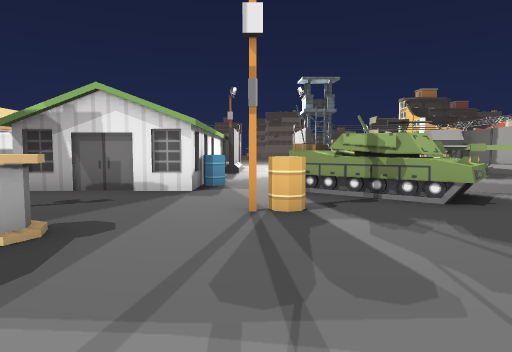
[1] (above)

24 first-person views from a walk through a scene from a Unity 3-D project. The camera is 1.5 m above the floor, tilts 4° down and sees 75° across. The floor is counted in squares, 2 m on a side. Each view is taken from the middle of a square. On the plan, view 1 faces up. The plan holds only what a view shows up to about 11 squares ahead; the rest is blank. The place goes on beyond the plan. Some animated figures are not drawn. Some surface patterns are stand-ins.

[2]
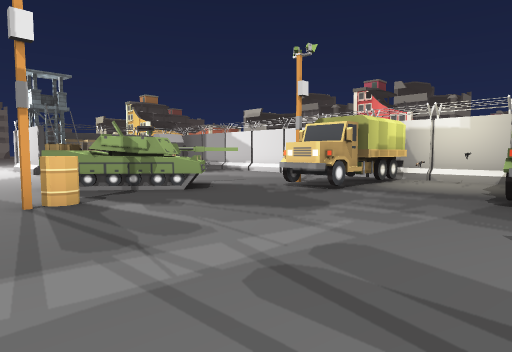

[3]
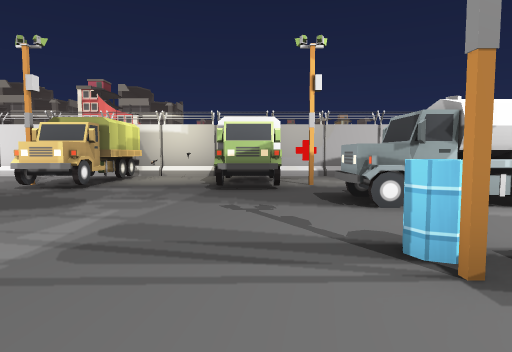

[4]
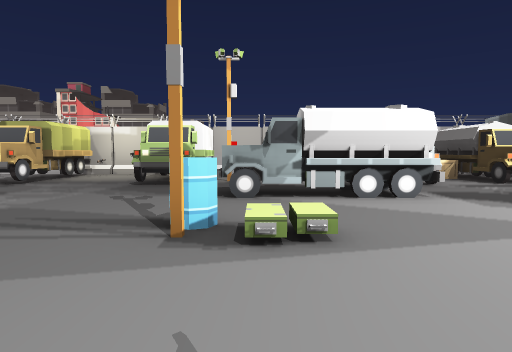

[5]
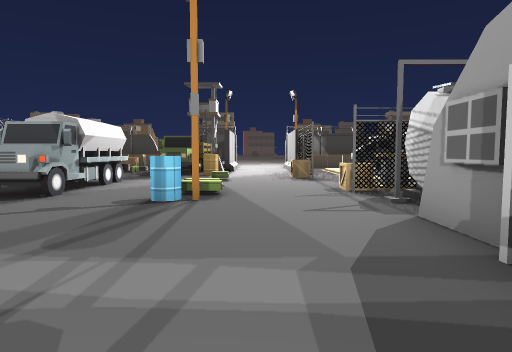

[6]
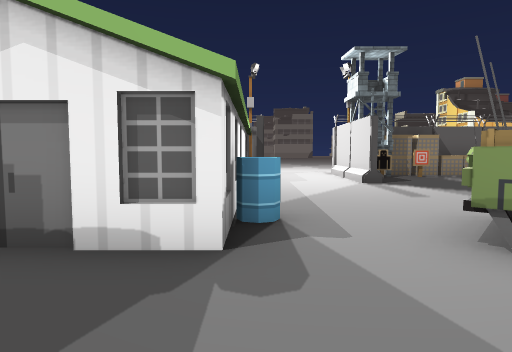

[7]
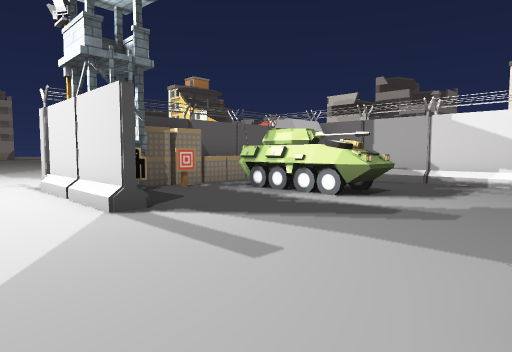

[8]
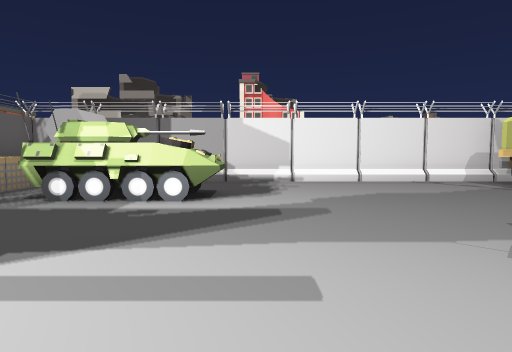

[9]
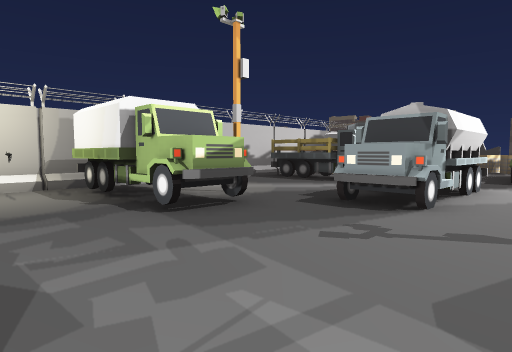

[10]
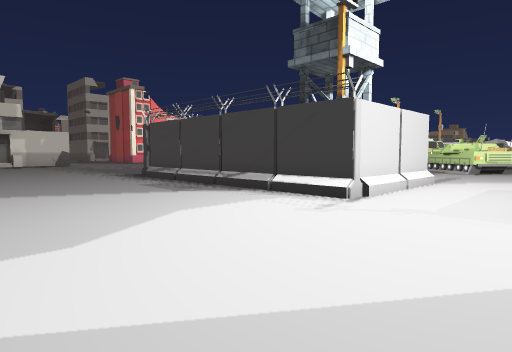

[11]
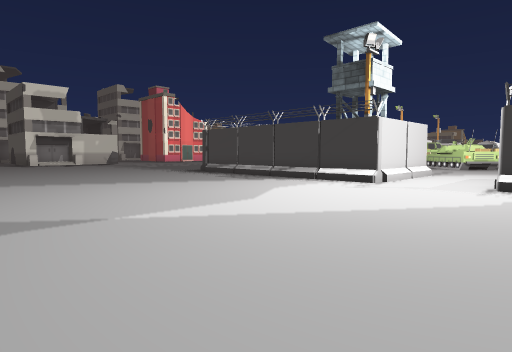

[12]
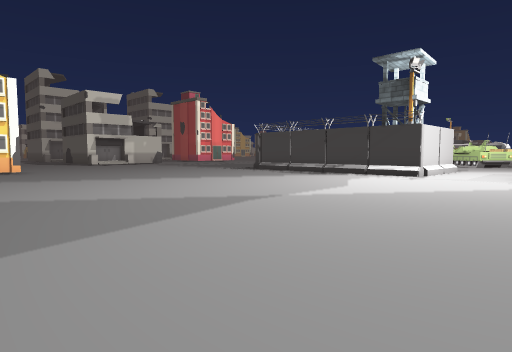

[13]
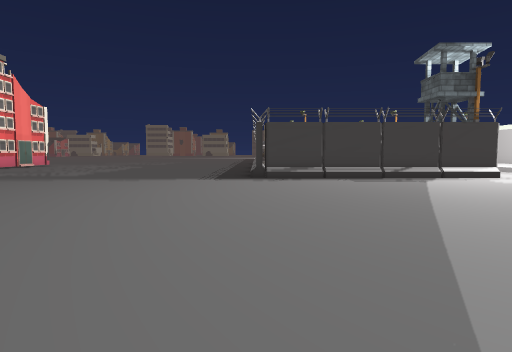

[14]
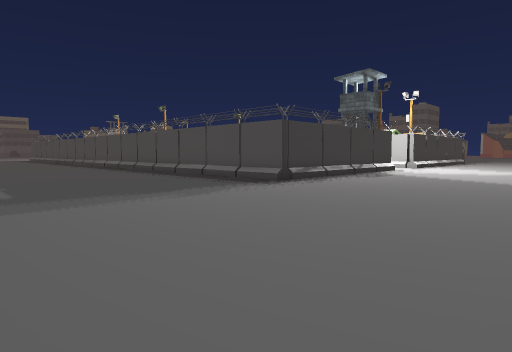

[15]
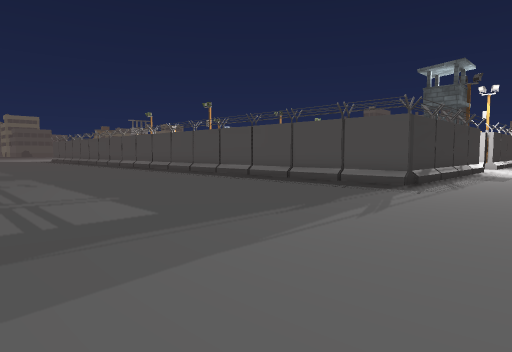

[16]
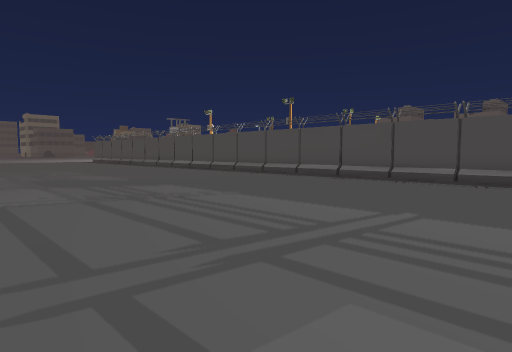

[17]
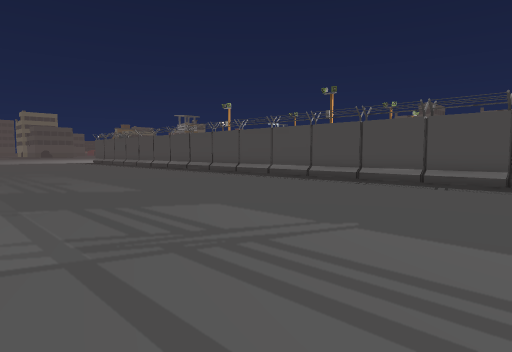

[18]
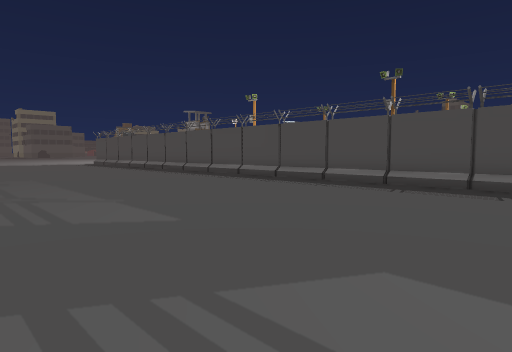

[19]
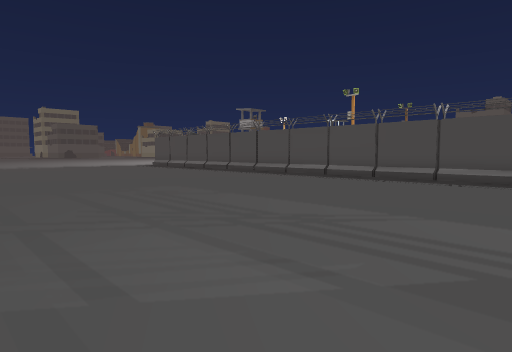

[20]
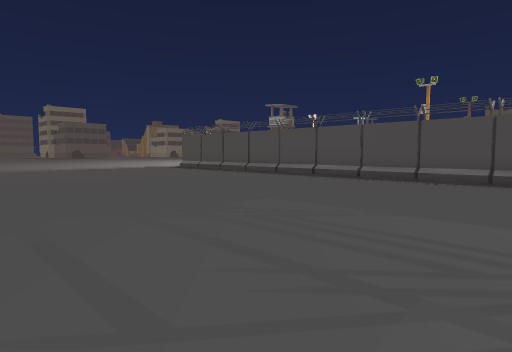

[21]
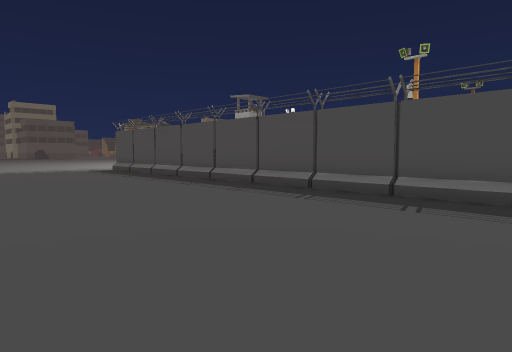

[22]
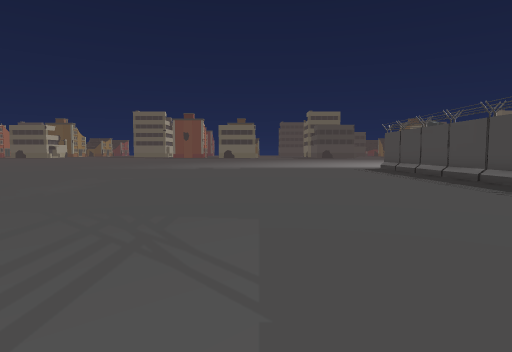

[23]
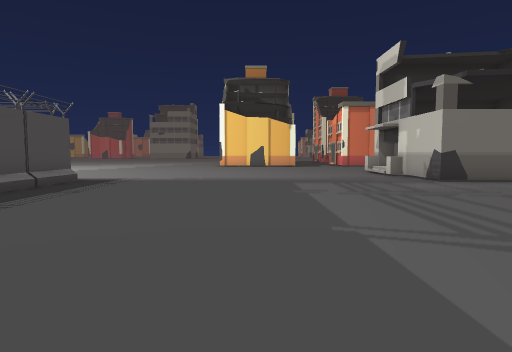

[24]
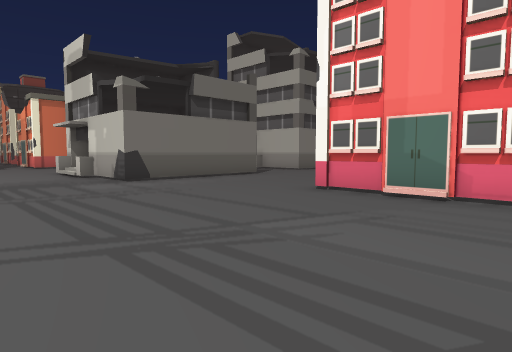

### Floor plan
Points are (right, up) in squares from view 1. A wall is a line through its corners. A room is listed if a view was taken in it or the views show most of it. See-through windows are left out.
Room 1 (views 1, 2, 3, 4, 5, 6, 7, 8, 9)
walls: (3.2, 5.7) (2.7, 5.4) (1.3, 5.9); (4.8, 5.4) (3.1, 5.9); (4.1, 5.9) (3, 4.6) (0.5, 6.6); (1.6, 7.1) (0.9, 6.3); (-1.3, 7.2) (-1.3, 6.6) (-4.5, 6.6); (-3.6, -2) (-3.6, -2.5); (8.8, -5.9) (8.8, 13.1); (-1.3, 12.4) (-1.3, 8.8); (8.2, 15.8) (5.6, 15.8)
low walls: (8.6, 3.2) (8.6, 4)
ways out: opening at (0.5, 13.5) to room 2
objects: fence (-4, -3); building (-4, -1) to (-3, -1); building (-4, 3) to (-3, 3); fence (-3, -8) to (-3, -7); crate (-3, -4); crate (-2, -7); other object (-2, 3); barrel (-1, 8); barrel (0, -2); pole (0, -1); barrel (0, 4); pole (0, 5); truck (1, -9) to (2, -8); barrel (1, -8); tower (2, 14) to (3, 15); truck (3, -6) to (4, -3); other object (4, 14); other object (4, 15); truck (5, -9) to (6, -9); truck (5, -7) to (8, -6); truck (5, -1) to (8, 0); truck (5, 3) to (8, 4); other object (5, 11) to (6, 14); other object (5, 15); pole (6, -2); pole (6, 4); other object (6, 15); crate (7, -9) to (7, -8); other object (7, 15); truck (8, -9); other object (8, 2); tank (8, 14)
Room 2 (views 10, 11, 12, 13, 14, 15, 16, 17, 18, 19, 20, 21, 22, 23, 24)
walls: (9, 16.1) (9, -9.1); (2.4, 16) (9, 16); (18.8, 17.6) (18.2, 17.6); (1.8, 12.1) (1.8, 14.6); (-1.3, 13.9) (-1.3, 12.4); (21.5, 15.4) (18.7, 15.4) (18.7, 18); (20.8, 7.8) (20.8, 11)
low walls: (2.5, 16.1) (9, 16.1); (20.6, 8.5) (20.6, 9.6)
ways out: opening at (0.5, 13.5) to room 1
objects: pole (2, 16)

Positions as (right, up) in squares from view 1, and headings:
1: (0, 0), facing up
2: (-1, -1), facing up-right
3: (-2, -1), facing right
4: (-3, -3), facing right
5: (-1, 3), facing down
6: (-1, 4), facing up
7: (0, 8), facing up-right
8: (0, 10), facing right
9: (1, 2), facing down-right
10: (-1, 21), facing down-right
11: (-2, 24), facing down-right
12: (-2, 27), facing down-right
13: (9, 26), facing down
14: (16, 22), facing down-left
15: (17, 19), facing down-left
16: (19, 15), facing down-left
17: (18, 12), facing down-left
18: (17, 9), facing down-left
19: (19, 5), facing down-left
20: (19, 2), facing down-left
21: (15, 1), facing down-left
22: (15, 2), facing down
23: (14, 7), facing up
24: (15, 7), facing up-right
